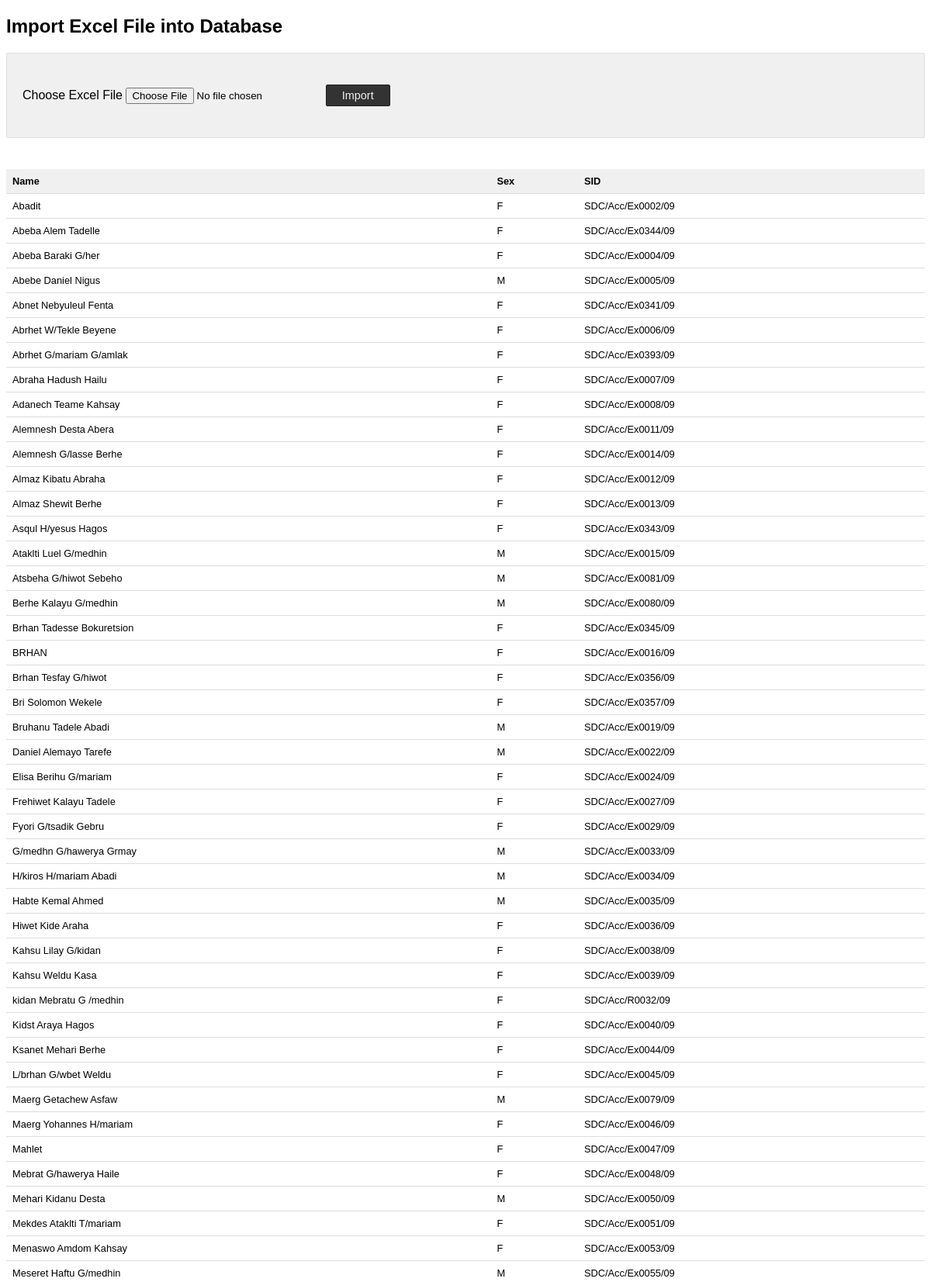
Screenshot of /admin/testmba.php (upper part) with the database file from the repository.
### tables this page shows
CREATE TABLE `student` (
  `id` int(11) NOT NULL AUTO_INCREMENT,
  `year` varchar(255) NOT NULL,
  `sid` varchar(255) NOT NULL,
  `Fname` varchar(255) NOT NULL,
  `Lname` varchar(255) NOT NULL,
  `address` varchar(255) NOT NULL,
  `DBdate` varchar(255) NOT NULL,
  `placeofbirth` varchar(255) NOT NULL,
  `Nationality` varchar(255) NOT NULL,
  `Contactno` varchar(255) NOT NULL,
  `Typeofenrollment` varchar(255) NOT NULL,
  `Faculty` varchar(255) NOT NULL,
  `Department` varchar(255) NOT NULL,
  `Civilstatus` varchar(255) NOT NULL,
  `Gradianname` varchar(255) NOT NULL,
  `Gardiancontact` varchar(255) NOT NULL,
  `req1` int(11) NOT NULL,
  `req2` int(11) NOT NULL,
  `req3` int(11) NOT NULL,
  `req4` int(11) NOT NULL,
  `req5` int(11) NOT NULL,
  `tenthgraderesult` varchar(255) NOT NULL,
  `twelivethgraderesult` varchar(255) NOT NULL,
  `cgpa` varchar(255) NOT NULL,
  `sex` char(5) NOT NULL,
  `gname` varchar(255) NOT NULL,
  `scurrentyear` int(11) NOT NULL,
  `scurrentsemester` varchar(255) NOT NULL,
  `section` varchar(20) NOT NULL,
  `remark` varchar(255) NOT NULL,
  PRIMARY KEY (`id`),
  UNIQUE KEY `sid` (`sid`),
  UNIQUE KEY `sid_2` (`sid`)
);

### admin/testmba.php (the view, shortened to what this page needs)
<?php
$conn = mysqli_connect("localhost","root","","studentmanagment");
?>
<!DOCTYPE html>
<html>
<head>
</head>
<body>
    <h2>Import Excel File into Database</h2>
    <div class="outer-container">
        <form action="" method="post"
            name="frmExcelImport" id="frmExcelImport" enctype="multipart/form-data">
            <div>
                <label>Choose Excel
                    File</label> <input type="file" name="file"
                    id="file" accept=".xls,.xlsx">
                <button type="submit" id="submit" name="import"
                    class="btn-submit">Import</button>
            </div>
        </form>
    </div>
<?php
    $sqlSelect = "SELECT * FROM student";
    $result = mysqli_query($conn, $sqlSelect);
if (mysqli_num_rows($result) > 0)
{
?>
    <table class='tutorial-table'>
        <thead>
            <tr>
                <th>Name</th>
                <th>Sex</th>
                 <th>SID</th>
            </tr>
        </thead>
<?php
    while ($row = mysqli_fetch_array($result)) {
?>
        <tbody>
        <tr>
            <td><?php  echo $row['Fname']; ?></td>
            <td><?php  echo $row['sex']; ?></td>
            <td><?php  echo $row['sid']; ?></td>
        </tr>
<?php
    }
?>
        </tbody>
    </table>
<?php
}
?>
</body>
</html>

### admin/testmba.php (style rules this page uses)
body { font-family: Arial; }
.outer-container { background: #F0F0F0; border: #e0dfdf 1px solid; padding: 40px 20px; border-radius: 2px; }
.btn-submit { background: #333; border: #1d1d1d 1px solid; border-radius: 2px; color: #f0f0f0; cursor: pointer; padding: 5px 20px; font-size:0.9em; }
.tutorial-table { margin-top: 40px; font-size: 0.8em; border-collapse: collapse; width: 100%; }
.tutorial-table th { background: #f0f0f0; border-bottom: 1px solid #dddddd; padding: 8px; text-align: left; }
.tutorial-table td { background: #FFF; border-bottom: 1px solid #dddddd; padding: 8px; text-align: left; }

### rows the page displays
student: Fname "Abadit", sex "F", sid "SDC/Acc/Ex0002/09"
student: Fname "Abeba Alem Tadelle", sex "F", sid "SDC/Acc/Ex0344/09"
student: Fname "Abeba Baraki G/her", sex "F", sid "SDC/Acc/Ex0004/09"
student: Fname "Abebe Daniel Nigus", sex "M", sid "SDC/Acc/Ex0005/09"
student: Fname "Abnet Nebyuleul Fenta", sex "F", sid "SDC/Acc/Ex0341/09"
student: Fname "Abrhet W/Tekle Beyene", sex "F", sid "SDC/Acc/Ex0006/09"
student: Fname "Abrhet G/mariam G/amlak", sex "F", sid "SDC/Acc/Ex0393/09"
student: Fname "Abraha Hadush Hailu", sex "F", sid "SDC/Acc/Ex0007/09"
student: Fname "Adanech Teame Kahsay", sex "F", sid "SDC/Acc/Ex0008/09"
student: Fname "Alemnesh Desta Abera", sex "F", sid "SDC/Acc/Ex0011/09"
student: Fname "Alemnesh G/lasse Berhe", sex "F", sid "SDC/Acc/Ex0014/09"
student: Fname "Almaz Kibatu Abraha", sex "F", sid "SDC/Acc/Ex0012/09"
student: Fname "Almaz Shewit Berhe", sex "F", sid "SDC/Acc/Ex0013/09"
student: Fname "Asqul H/yesus Hagos", sex "F", sid "SDC/Acc/Ex0343/09"
student: Fname "Ataklti Luel G/medhin", sex "M", sid "SDC/Acc/Ex0015/09"
student: Fname "Atsbeha G/hiwot Sebeho", sex "M", sid "SDC/Acc/Ex0081/09"
student: Fname "Berhe Kalayu G/medhin", sex "M", sid "SDC/Acc/Ex0080/09"
student: Fname "Brhan Tadesse Bokuretsion", sex "F", sid "SDC/Acc/Ex0345/09"
student: Fname "BRHAN", sex "F", sid "SDC/Acc/Ex0016/09"
student: Fname "Brhan Tesfay G/hiwot", sex "F", sid "SDC/Acc/Ex0356/09"
student: Fname "Bri Solomon Wekele", sex "F", sid "SDC/Acc/Ex0357/09"
student: Fname "Bruhanu Tadele Abadi", sex "M", sid "SDC/Acc/Ex0019/09"
student: Fname "Daniel Alemayo Tarefe", sex "M", sid "SDC/Acc/Ex0022/09"
student: Fname "Elisa Berihu G/mariam", sex "F", sid "SDC/Acc/Ex0024/09"
student: Fname "Frehiwet Kalayu Tadele", sex "F", sid "SDC/Acc/Ex0027/09"
student: Fname "Fyori G/tsadik Gebru", sex "F", sid "SDC/Acc/Ex0029/09"
student: Fname "G/medhn G/hawerya Grmay", sex "M", sid "SDC/Acc/Ex0033/09"
student: Fname "H/kiros H/mariam Abadi", sex "M", sid "SDC/Acc/Ex0034/09"
student: Fname "Habte Kemal Ahmed", sex "M", sid "SDC/Acc/Ex0035/09"
student: Fname "Hiwet Kide Araha", sex "F", sid "SDC/Acc/Ex0036/09"
student: Fname "Kahsu Lilay G/kidan", sex "F", sid "SDC/Acc/Ex0038/09"
student: Fname "Kahsu Weldu Kasa", sex "F", sid "SDC/Acc/Ex0039/09"
student: Fname "kidan Mebratu G /medhin", sex "F", sid "SDC/Acc/R0032/09"
student: Fname "Kidst Araya Hagos", sex "F", sid "SDC/Acc/Ex0040/09"
student: Fname "Ksanet Mehari Berhe", sex "F", sid "SDC/Acc/Ex0044/09"
student: Fname "L/brhan G/wbet Weldu", sex "F", sid "SDC/Acc/Ex0045/09"
student: Fname "Maerg Getachew Asfaw", sex "M", sid "SDC/Acc/Ex0079/09"
student: Fname "Maerg Yohannes H/mariam", sex "F", sid "SDC/Acc/Ex0046/09"
student: Fname "Mahlet", sex "F", sid "SDC/Acc/Ex0047/09"
student: Fname "Mebrat G/hawerya Haile", sex "F", sid "SDC/Acc/Ex0048/09"
student: Fname "Mehari Kidanu Desta", sex "M", sid "SDC/Acc/Ex0050/09"
student: Fname "Mekdes Ataklti T/mariam", sex "F", sid "SDC/Acc/Ex0051/09"
student: Fname "Menaswo Amdom Kahsay", sex "F", sid "SDC/Acc/Ex0053/09"
student: Fname "Meseret Haftu G/medhin", sex "M", sid "SDC/Acc/Ex0055/09"
